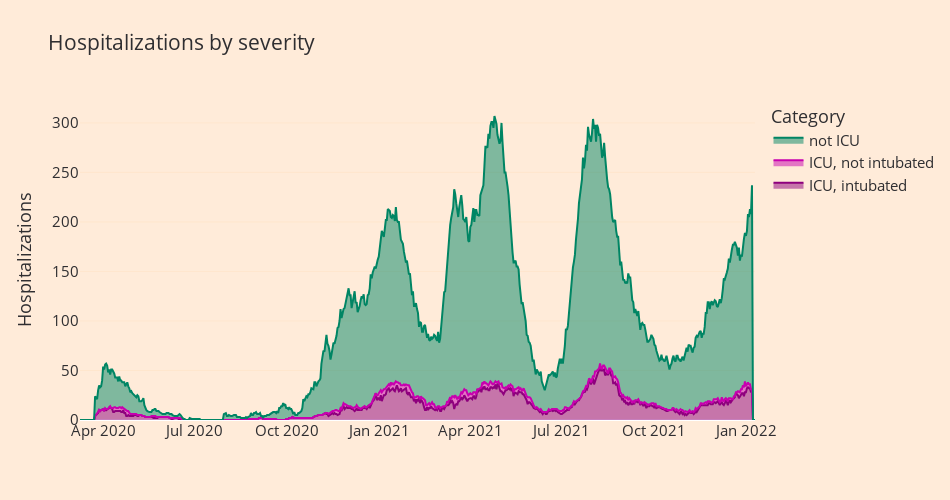

Notebook code cell kept with this figure:
### Code cell
# Plot using plotly express
fig = px.area(
    df_icu_long, 
    x="date", 
    y="Patients", 
    color="Category",
    custom_data = ["Category"],
    width=950,
    height=500,
    color_discrete_map={
        "ICU, intubated" : "#8E007D",
        "ICU, not intubated" : "#C800AF",
        "not ICU" : "#008564",
    },
    labels={"Patients": "Hospitalizations"},
    
    title="Hospitalizations by severity"
)

fig.update_layout(
    font=dict(size=15, color="#2F2E31"),
    legend={'traceorder':'reversed'},
    plot_bgcolor="#FFEBD9",
    paper_bgcolor="#FFEBD9",
    yaxis=dict(
        showgrid=True, 
        gridcolor="#FCD19C",
        gridwidth=0.2,  # tried different values, same issue
    ),
    xaxis=dict(
        showgrid=False,
        #range=["2021-07-16","2022-01-06"],
        title=""
    ),
    hovermode='x unified',
    hoverlabel_font=dict(color="#2F2E31")

)

fig.update_traces(
    hovertemplate="%{customdata[0]}: %{y:.0f} <extra></extra>"#+
    #"<br> %{x}",
    #width=[0.6]*len(target_groups)
)



fig.show()

### Figure 1 — Plotly figure (JSON) as saved in the notebook; plotly's stock layout.template omitted (floating-point values rounded to 4 significant figures; data arrays with more than 128 entries replaced by an {"elided": "..."} marker saying what was removed)
{"data": [{"customdata": {"elided": "672x1 str values"}, "hovertemplate": "%{customdata[0]}: %{y:.0f} <extra></extra>", "legendgroup": "ICU, intubated", "line": {"color": "#8E007D"}, "marker": {"symbol": "circle"}, "mode": "lines", "name": "ICU, intubated", "orientation": "v", "showlegend": true, "stackgroup": "1", "type": "scatter", "x": {"elided": "672 str values"}, "xaxis": "x", "y": {"elided": "672 int values"}, "yaxis": "y"}, {"customdata": {"elided": "672x1 str values"}, "hovertemplate": "%{customdata[0]}: %{y:.0f} <extra></extra>", "legendgroup": "ICU, not intubated", "line": {"color": "#C800AF"}, "marker": {"symbol": "circle"}, "mode": "lines", "name": "ICU, not intubated", "orientation": "v", "showlegend": true, "stackgroup": "1", "type": "scatter", "x": {"elided": "672 str values"}, "xaxis": "x", "y": {"elided": "672 int values"}, "yaxis": "y"}, {"customdata": {"elided": "672x1 str values"}, "hovertemplate": "%{customdata[0]}: %{y:.0f} <extra></extra>", "legendgroup": "not ICU", "line": {"color": "#008564"}, "marker": {"symbol": "circle"}, "mode": "lines", "name": "not ICU", "orientation": "v", "showlegend": true, "stackgroup": "1", "type": "scatter", "x": {"elided": "672 str values"}, "xaxis": "x", "y": {"elided": "672 int values"}, "yaxis": "y"}], "layout": {"font": {"color": "#2F2E31", "size": 15}, "height": 500, "hoverlabel": {"font": {"color": "#2F2E31"}}, "hovermode": "x unified", "legend": {"title": {"text": "Category"}, "tracegroupgap": 0, "traceorder": "reversed"}, "paper_bgcolor": "#FFEBD9", "plot_bgcolor": "#FFEBD9", "title": {"text": "Hospitalizations by severity"}, "width": 950, "xaxis": {"anchor": "y", "domain": [0, 1], "showgrid": false, "title": {"text": ""}}, "yaxis": {"anchor": "x", "domain": [0, 1], "gridcolor": "#FCD19C", "gridwidth": 0.2, "showgrid": true, "title": {"text": "Hospitalizations"}}}}
